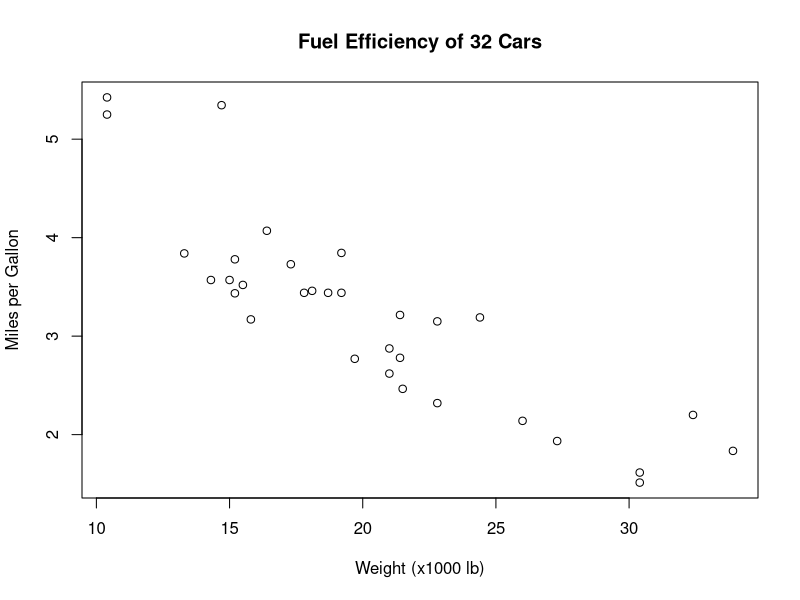

The R script that drew this image:
pdf("font_plot.pdf", family="Impact", width=13.2, height=4)
plot(mtcars$mpg, mtcars$wt, 
     main = "Fuel Efficiency of 32 Cars",
     xlab = "Weight (x1000 lb)",
     ylab = "Miles per Gallon")
dev.off()

?pdf